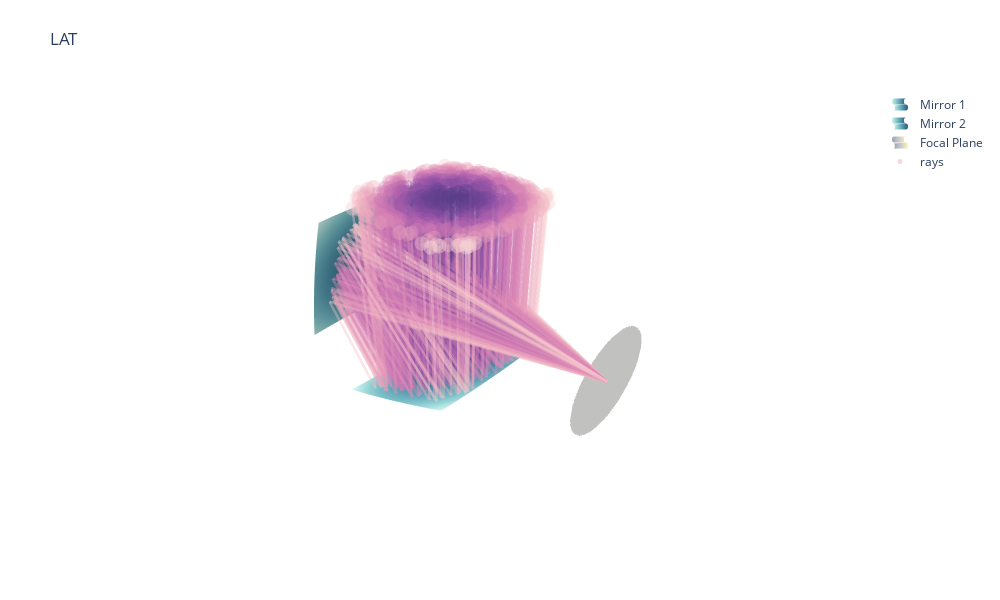

Notebook source saved alongside this figure:
### Code cell
######### draw the mirrors and focal plane #############

miiror_size = 6000.0/np.cos(np.arctan(1 / 2))
msf = miiror_size/2.0

# positions of mirror 1 surface
x_m1 = np.linspace(-msf,msf,10, endpoint=True) # [mm]
y_m1 = np.linspace(-msf,msf,10, endpoint=True) # [mm]
x_m1, y_m1 = np.meshgrid(x_m1, y_m1)
height_1 = lgeo.z1(x_m1, y_m1)
x_m1, y_m1, z_m1 = lgeo.m1_into_tele(x_m1, y_m1, height_1)

# positions of mirror 2 surface
x_m2 = np.linspace(-msf,msf,10, endpoint=True) # [mm]
y_m2 = np.linspace(-msf,msf,10, endpoint=True) # [mm]
x_m2, y_m2 = np.meshgrid(x_m2, y_m2)
height_2 = lgeo.z2(x_m2, y_m2)
x_m2, y_m2, z_m2 = lgeo.m2_into_tele(x_m2, y_m2, height_2)

# positions of focal plane 
x_fp = np.linspace(-2000,2000,100, endpoint=True) # [mm]
y_fp = np.linspace(-2000,2000,100, endpoint=True) # [mm]
x_fp, y_fp = np.meshgrid(x_fp, x_fp)
z_fp = lgeo.z_focal(x_fp,y_fp)
r = np.sqrt(x_fp**2 + y_fp**2)
z_fp = np.where(r<2000,z_fp,np.nan)
x_fp,y_fp,z_fp = lgeo.foc_into_tele(x_fp,y_fp,z_fp,tg_el0, tg_az0)

plot_m1 = go.Surface(
                        x = x_m1,
                        y = y_m1,
                        z = z_m1,
                        surfacecolor=height_1, 
                        colorscale='Teal',
                        showscale= False, 
                        name = 'Mirror 1',
                        text="Mirror 1", 
                        showlegend = True, 
                        hoverinfo="name"
                    )

plot_m2 = go.Surface(
                        x = x_m2,
                        y = y_m2,
                        z = z_m2,
                        surfacecolor=-height_2,
                        colorscale='Teal',
                        showscale= False, 
                        name = 'Mirror 2',
                        showlegend = True, 
                        hoverinfo="name"
                    )

plot_fp = go.Surface(
                        x = x_fp,
                        y = y_fp,
                        z = z_fp,
                        surfacecolor=z_fp*0 + 0.6,
                        colorscale='Cividis',
                        showscale= False, 
                        opacity=0.4,
                        name = 'Focal Plane',
                        showlegend = True, 
                        hoverinfo="name"
                    )

plot_setup = [plot_m1, plot_m2, plot_fp]


######### draw the rays obtained from the simulation #############
apfield_t = apfield_t
fp = np.where(apfield_t[15,:]!=0) #Ignore rays that missed the focal plane
amp_min = np.min(apfield_t[16,:][fp])
amp_max = np.max(apfield_t[16,:][fp])
x_foc, y_foc, z_foc = P_rx

plot_rays = []
x_a_list, y_a_list, z_a_list = [], [], []
amp_list = []
for ii in np.unique(np.random.randint(low=0, high=len(apfield_t[15]), size=1000)):
    if apfield_t[15][ii] !=0 :
        x_m1, y_m1, z_m1 = apfield_t[3][ii], apfield_t[4][ii], apfield_t[5][ii]
        x_m2, y_m2, z_m2 = apfield_t[0][ii], apfield_t[1][ii], apfield_t[2][ii]
        x_a, y_a, z_a = apfield_t[9][ii], apfield_t[10][ii], apfield_t[11][ii]


        xline = [ x_a, x_m1, x_m2, x_foc]
        yline = [ y_a, y_m1, y_m2, y_foc]
        zline = [ z_a, z_m1, z_m2, z_foc]
    
        amp = apfield_t[16,:][ii]

        my_color = ('rgba('+str(np.random.randint(50, high = 200))+','+
                    str(np.random.randint(50, high = 200))+','+
                    str(np.random.randint(50, high = 200)))

        ray_line =go.Scatter3d(
                            x=xline, 
                            y=yline, 
                            z=zline,
                            mode='lines',
                            line=dict(
                                    color=[amp,amp,amp,amp],
                                    cmax=amp_max, 
                                    cmin=amp_min,
                                    width=5, 
                                    colorscale='Purpor', 
                                    ), 
                            opacity=0.4,
                            showlegend = False,
                            hoverinfo='none', 
                            )

        plot_rays.append(ray_line)
        x_a_list.append(x_a)
        y_a_list.append(y_a)
        z_a_list.append(z_a)
        amp_list.append(amp)

plot_ap = [go.Scatter3d(
                        x = x_a_list, y = y_a_list, z = z_a_list, 
                        mode = 'markers', 
                        marker=dict(symbol="circle", size=5, colorscale='Purpor', color=amp_list), 
                        opacity=0.4,
                        showlegend = True,
                        hoverinfo='name', 
                        name="rays"
                      )
          ]

#################### show the plot #########################
plot_layout = go.Layout(title='LAT', autosize=False,
                  width=1000, height=600,
                  margin=dict(l=65, r=50, b=65, t=90),
                  scene = dict(
                                xaxis=dict(visible=False),
                                yaxis=dict(visible=False),
                                zaxis=dict(visible=False),
                                aspectmode='data'),
                )
fig = go.Figure(
                data=plot_setup + plot_rays + plot_ap, 
                layout=plot_layout
                )
fig.show()
